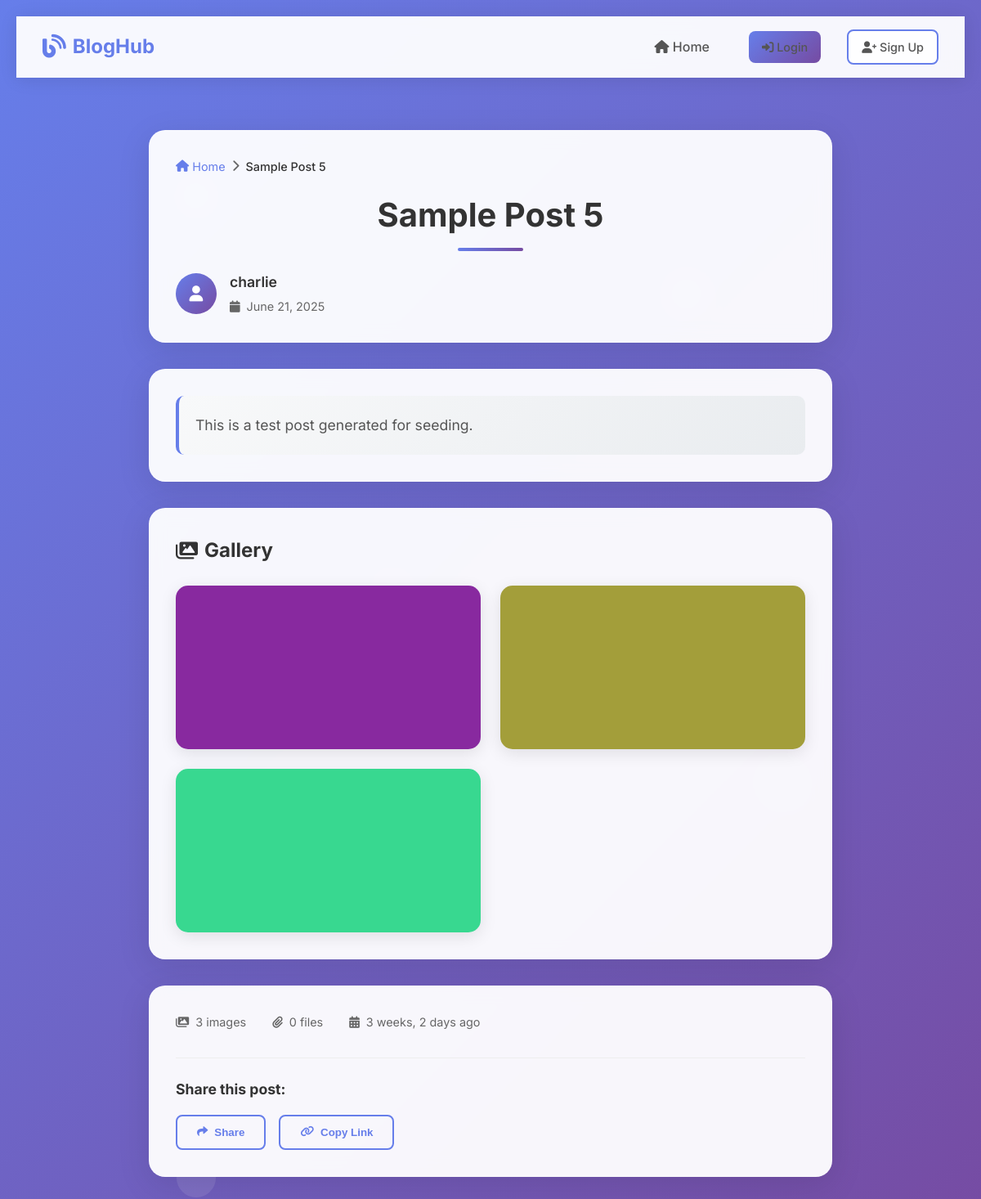
/post/5/, run on the app's committed database.
### blog/models.py (models this page shows, shortened)
class Post(models.Model):
    title = models.CharField(max_length=100)
    content = models.TextField()
    created_at = models.DateTimeField(auto_now_add=True)
    author = models.ForeignKey(User, on_delete=models.CASCADE, null=True)

class PostImage(models.Model):
    post = models.ForeignKey(Post, related_name='images', on_delete=models.CASCADE)
    image = models.ImageField(upload_to='post_images/')
    caption = models.CharField(max_length=200, blank=True)
    uploaded_at = models.DateTimeField(auto_now_add=True)

### blog/views.py (the view)
# urls.py: path('post/<int:post_id>/', views.post_detail, name='post_detail'),
def post_detail(request, post_id):
    post = get_object_or_404(Post, id=post_id)
    images = post.images.all()
    files = post.files.all()
    return render(request, 'blog/post_detail.html', {
        'post': post,
        'images': images,
        'files': files,
    })

### blog/templates/blog/post_detail.html (shortened to what this page needs)
{% extends 'blog/base.html' %}
{% load static %}
{% block content %}
<div class="post-detail-container">
    <div class="post-header-section">
        <div class="breadcrumb">
            <a href="{% url 'home' %}" class="breadcrumb-link">
                <i class="fas fa-home"></i> Home
            </a>
            <i class="fas fa-chevron-right"></i>
            <span class="breadcrumb-current">{{ post.title|truncatechars:30 }}</span>
        </div>
        <div class="post-title-section">
            <h1 class="post-title">{{ post.title }}</h1>
            <div class="post-meta">
                <div class="author-info">
                    <div class="author-avatar">
                        <i class="fas fa-user"></i>
                    </div>
                    <div class="author-details">
                        <span class="author-name">{{ post.author.username }}</span>
                        <span class="post-date">
                            <i class="fas fa-calendar"></i>
                            {{ post.created_at|date:"F d, Y" }}
                        </span>
                    </div>
                </div>
            </div>
        </div>
    </div>
    <div class="post-content-section">
        <div class="post-content">
            <div class="content-text">
                {{ post.content|linebreaks }}
            </div>
        </div>
    </div>
    {% if images %}
        <div class="image-gallery-section">
            <h3><i class="fas fa-images"></i> Gallery</h3>
            <div class="image-gallery">
                {% for image in images %}
                    <div class="image-item" onclick="openLightbox('{{ image.image.url }}', '{{ image.caption|default:"" }}')">
                        <img src="{{ image.image.url }}" alt="Post Image" loading="lazy">
                    </div>
                {% endfor %}
            </div>
        </div>
    {% endif %}
    <div class="post-footer">
        <div class="post-stats">
            <div class="stat-item">
                <i class="fas fa-images"></i>
                <span>{{ images.count }} image{{ images.count|pluralize }}</span>
            </div>
            <div class="stat-item">
                <i class="fas fa-paperclip"></i>
                <span>{{ files.count }} file{{ files.count|pluralize }}</span>
            </div>
            <div class="stat-item">
                <i class="fas fa-calendar-alt"></i>
                <span>{{ post.created_at|timesince }} ago</span>
            </div>
        </div>
        <div class="share-section">
            <h4>Share this post:</h4>
            <div class="share-buttons">
                <button class="share-btn" onclick="sharePost()">
                    <i class="fas fa-share"></i> Share
                </button>
                <button class="share-btn" onclick="copyLink()">
                    <i class="fas fa-link"></i> Copy Link
                </button>
            </div>
        </div>
    </div>
</div>
{% endblock %}

### blog/static/home.css (style rules this page uses)
* { margin: 0; padding: 0; box-sizing: border-box; }
body { font-family: 'Georgia', 'Times New Roman', serif; line-height: 1.6; color: #333; background: linear-gradient(135deg, #667eea 0%, #764ba2 100%); min-height: 100vh; padding: 20px; }
h1 { font-size: 3rem; font-weight: 300; color: #2c3e50; text-align: center; margin-bottom: 40px; position: relative; padding-bottom: 20px; }
h1::after { content: ''; position: absolute; bottom: 0; left: 50%; transform: translateX(-50%); width: 80px; height: 4px; background: linear-gradient(90deg, #667eea, #764ba2); border-radius: 2px; }
p { font-size: 1.1rem; color: #555; line-height: 1.8; text-align: justify; margin-bottom: 20px; padding: 20px; background: linear-gradient(135deg, #f8f9fa 0%, #e9ecef 100%); border-radius: 10px; border-left: 4px solid #667eea; transition: all 0.3s ease; }
h2, p { opacity: 0; transform: translateY(20px); animation: slideInUp 0.6s ease forwards; }
p:nth-of-type(1) { animation-delay: 0.2s; }
body::before { content: ''; position: fixed; top: 0; left: 0; width: 100%; height: 100%; animation: float 20s infinite linear; pointer-events: none; z-index: -1; }

### blog/templates/blog/base.html (style rules this page uses)
* { margin: 0; padding: 0; box-sizing: border-box; }
body { font-family: 'Inter', sans-serif; line-height: 1.6; color: #333; background: linear-gradient(135deg, #667eea 0%, #764ba2 100%); min-height: 100vh; }

### data on the page
Post: title "Sample Post 5", author.username "charlie", created_at "June 21, 2025", content "This is a test post generated for seeding.", created_at "3 weeks, 2 days"
PostImage: image (picture)
PostImage: image (picture)
PostImage: image (picture)

### other printed values
{{ images.count }} "3"
{{ files.count }} "0"
